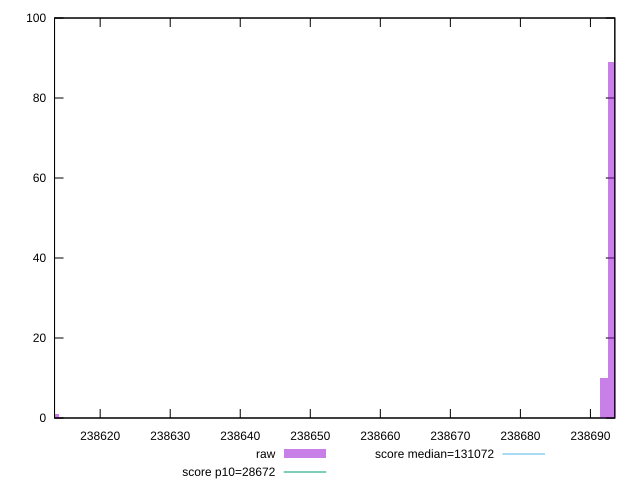

This figure's gnuplot source:
reset

$raw <<EOF
238613.46289829575 1
238693.17813676695 89
238691.9517484828 10
EOF

set key outside below
set boxwidth 1.226388284172444
set xrange [238613.48333333334:238693.48333333334]
set yrange [0:100]
set trange [0:100]
set style fill transparent solid 0.5 noborder

set parametric
set terminal svg size 640, 490 enhanced background rgb 'white'
set output "report_00017_2021-02-10T15-08-03.406Z/uses-long-cache-ttl/samples/pages+cached+noadtech+nomedia+nocss/raw/histogram.svg"

plot $raw title "raw" with boxes, \
     28672,t title "score p10=28672", \
     131072,t title "score median=131072"

reset
